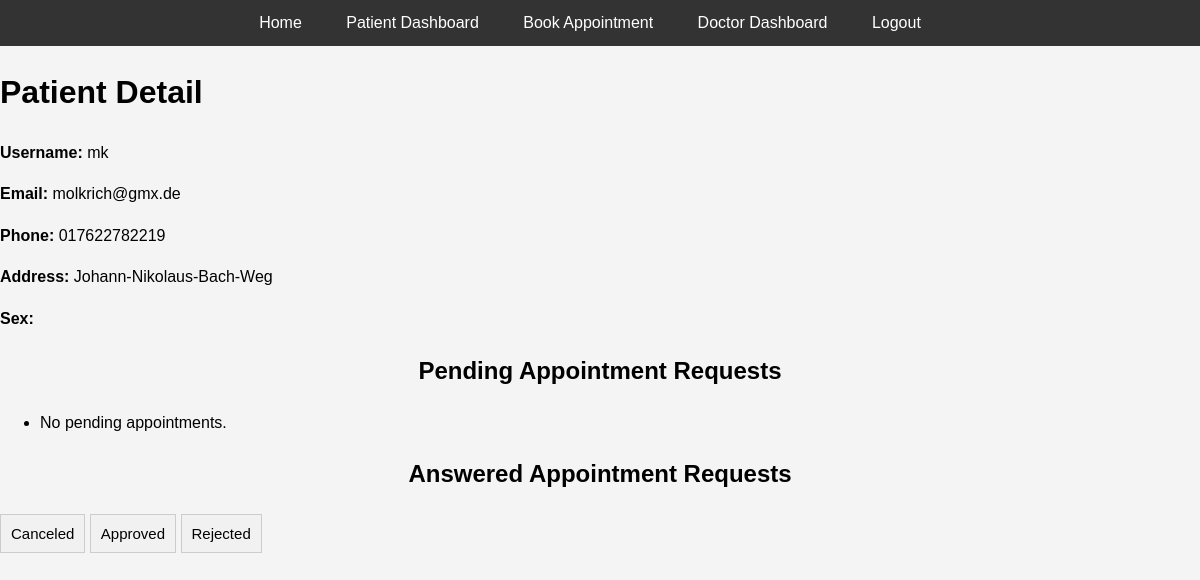
The app's page /bookings/patient/ (signed in), older data.
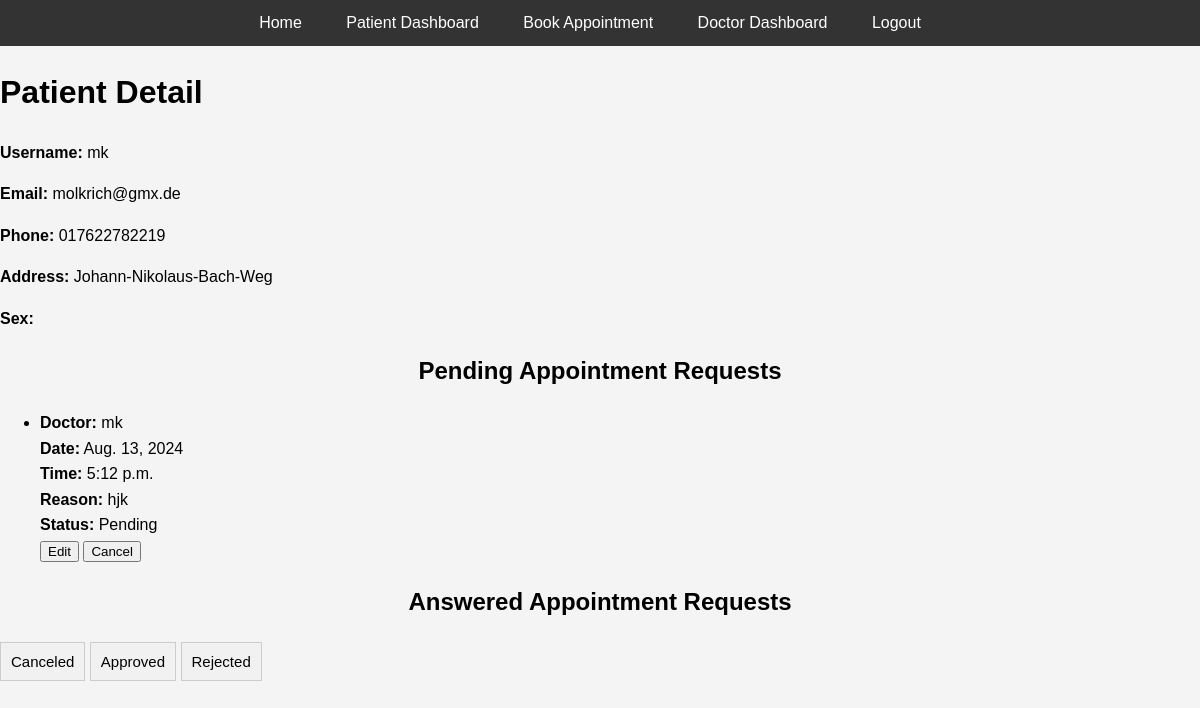
The same page, newer data.
### bookings/models.py (models this page shows, shortened)
class Appointment(models.Model):
    STATUS_CHOICES = [
        ('pending', 'Pending'),
        ('approved', 'Approved'),
        ('rejected', 'Rejected'),
        ('canceled', 'Canceled'),
    ]
    patient = models.ForeignKey(Patient, on_delete=models.CASCADE)
    doctor = models.ForeignKey(Doctor, on_delete=models.CASCADE)
    date = models.DateField()
    time = models.TimeField()
    reason = models.TextField()
    status = models.CharField(max_length=10, choices=STATUS_CHOICES, default='pending')

class Doctor(models.Model):
    user = models.OneToOneField(User, on_delete=models.CASCADE)
    specialty = models.CharField(max_length=100)

### bookings/views.py (the view)
# urls.py: path('patient/', views.patient_detail, name='patient_detail'),
@login_required
def patient_detail(request):
    try:
        patient = Patient.objects.get(user=request.user)
        pending_appointments = Appointment.objects.filter(patient=patient, status='pending')
        other_appointments = Appointment.objects.filter(patient=patient).exclude(status='pending')
        appointments_by_status = {}
        for appointment in other_appointments:
            if appointment.status not in appointments_by_status:
                appointments_by_status[appointment.status] = []
            appointments_by_status[appointment.status].append(appointment)
        return render(request, 'bookings/patient_detail.html', {
            'patient': patient,
            'pending_appointments': pending_appointments,
            'appointments_by_status': appointments_by_status,
        })
    except ObjectDoesNotExist:
        messages.error(request, "Patient details not found.")
        return redirect('index')

### bookings/context_processors.py (called while the page is built)
def user_roles(request):
    if request.user.is_authenticated:
        is_patient = Patient.objects.filter(user=request.user).exists()
        is_doctor = Doctor.objects.filter(user=request.user).exists()
        return {
            'is_patient': is_patient,
            'is_doctor': is_doctor,
        }
    return {}

### bookings/templates/bookings/patient_detail.html (shortened to what this page needs)
{% load static %}
<!DOCTYPE html>
<html>
<head>
    <link rel="stylesheet" type="text/css" href="{% static 'css/styles.css' %}">
</head>
<body>
    <header>
        <nav>
            <ul>
                <li><a href="{% url 'index' %}">Home</a></li>
                {% if user.is_authenticated %}
                    {% if user.patient %}
                        <li><a href="{% url 'patient_detail' %}">Patient Dashboard</a></li>
                        <li><a href="{% url 'book_appointment' %}">Book Appointment</a></li>
                    {% endif %}
                    {% if user.doctor %}
                        <li><a href="{% url 'doctor_dashboard' %}">Doctor Dashboard</a></li>
                    {% endif %}
                    <li><a href="{% url 'logout' %}">Logout</a></li>
                {% else %}
                    <li><a href="{% url 'login' %}">Login</a></li>
                    <li><a href="{% url 'register_patient' %}">Register</a></li>
                {% endif %}
            </ul>
        </nav>
    </header>
    <h1>Patient Detail</h1>
    <p><strong>Username:</strong> {{ patient.user.username }}</p>
    <p><strong>Email:</strong> {{ patient.user.email }}</p>
    <p><strong>Phone:</strong> {{ patient.phone }}</p>
    <p><strong>Address:</strong> {{ patient.address }}</p>
    <p><strong>Sex:</strong> {{ patient.get_sex_display }}</p>
    <h2>Pending Appointment Requests</h2>
    <ul>
        {% if pending_appointments %}
            {% for appointment in pending_appointments %}
                <li>
                    <strong>Doctor:</strong> {{ appointment.doctor.user.username }}<br>
                    <strong>Date:</strong> {{ appointment.date }}<br>
                    <strong>Time:</strong> {{ appointment.time }}<br>
                    <strong>Reason:</strong> {{ appointment.reason }}<br>
                    <strong>Status:</strong> {{ appointment.get_status_display }}<br>
                    <button onclick="openModal({{ appointment.id }}, '{{ appointment.date }}', '{{ appointment.time }}', '{{ appointment.reason }}', '{% url 'edit_appointment' 0 %}')">Edit</button>
                    <form method="post" action="{% url 'patient_cancel_appointment' appointment.id %}" style="display:inline;">
                        <button type="submit">Cancel</button>
                    </form>
                </li>
            {% endfor %}
        {% else %}
            <li>No pending appointments.</li>
        {% endif %}
    </ul>
    <h2>Answered Appointment Requests</h2>
    <div>
        {% if appointments_by_status %}
            {% for status, appointments in appointments_by_status.items %}
                <button class="accordion">{{ status|title }}</button>
            {% endfor %}
        {% else %}
            <li>No answered appointments.</li>
        {% endif %}
    </div>
</body>
</html>

Row changes from the older to the newer data that the page shows:
added Appointment: doctor.user.username "mk", date "Aug. 13, 2024", time "5:12 p.m.", reason "hjk", status "Pending", shown under "Pending Appointment Requests"
Text that changed along with them:
text no longer shown: "No pending appointments."
